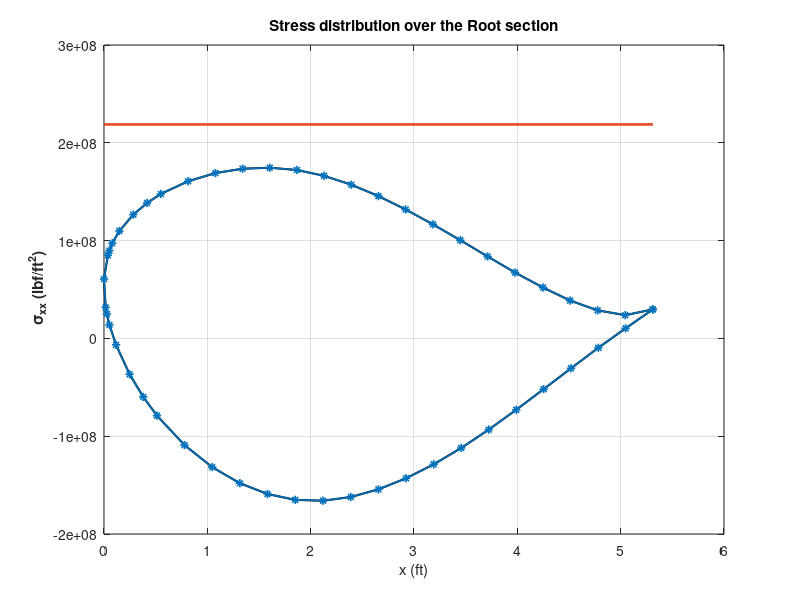

MATLAB code for this plot: (Note: this script raises an error after producing the figure.)
clc; clear all ;

%%
load('loads.mat') ;
a = load('n63415-il.dat') ;
c = 1.6190*3.28084 ;
z = -a(:,1)*c*0.01;
y = a(:,2)*c*0.01;
spar1_ytop = 0.1517*3.28084;
spar1_ybot = -0.08855*3.28084;
spar1_z = -0.3*c;
spar2_ytop = 0.09546*3.28084;
spar2_ybot = -0.031975*3.28084;
spar2_z = -0.7*c;
b1 = 0.10*(spar1_ytop - spar1_ybot);
b2 = 0.10*(spar2_ytop - spar2_ybot);

%% Thicknesses and Modulus
tw = 0.004*3.28084;
tf = tw/2; 
tsc = 5*0.002*3.28084;
hw1 = (spar1_ytop-spar1_ybot-2*(tf+tsc));
hw2 = (spar2_ytop-spar2_ybot-2*(tf+tsc));
E_al = 1.5351*10^9*32.1522; %lbf/ft^2 
E_steel = 4.2*10^9*32.1522; %lbf/ft^2 
E_star = E_steel/E_al;
ybar = [(spar1_ytop+spar1_ybot)/2,(spar2_ytop+spar2_ybot)/2];
zbar = [spar1_z,spar2_z];

%% Areas of individual parts
A1 = [b1*tsc,b1*tsc,b1*tf,b1*tf,tw*hw1];
A2 = [b2*tsc,b2*tsc,b2*tf,b2*tf,tw*hw2];
E = [E_steel,E_steel,E_al,E_al,E_al];
E_star_spar = (1/E_al).*E ;

%% Finding spar centroid
A_star_i = [dot(A1,E_star_spar),dot(A2,E_star_spar)];
Sigma_A_star = sum(A_star_i) ;
y_cent_spar = dot(A_star_i,ybar)/Sigma_A_star ;
z_cent_spar = dot(A_star_i,zbar)/Sigma_A_star;

%% Adding stringers
z_stinger=[z(12),z(9),z(40),z(43)]; % ,z(22),z(31),z(3),z(49)
y_stinger=[y(12),y(9),y(40),y(43)]; % ,y(22),y(31),y(3),y(49)
no_of_stringer = length(z_stinger) ;

%% Stringer centroid 
A_stringer = b1*tsc ; % in ft^2
E_star_stgr = E_steel/E_al ;
EA_stgr = A_stringer*E_star_stgr ;
Sigma_EA_stgr = no_of_stringer*EA_stgr ;
y_cent_stgr = EA_stgr*(sum(y_stinger))/(Sigma_EA_stgr) ;
z_cent_stgr = EA_stgr*(sum(z_stinger))/(Sigma_EA_stgr) ;

%% Centroid of spar and stringer
y_cent = (y_cent_spar*Sigma_A_star + y_cent_stgr*Sigma_EA_stgr)/(Sigma_A_star+Sigma_EA_stgr) ;
z_cent = (z_cent_spar*Sigma_A_star + z_cent_stgr*Sigma_EA_stgr)/(Sigma_A_star+Sigma_EA_stgr) ;


%% Finding Moment of Inertia for spars
Izz1 = 2*((E_star*(b1*tsc^3/12))+(A1(1)*E_star*((tsc+2*tf+hw1)/2)^2))+ 2*(((b1*tf^3/12))+(A1(3)*((tw/4)+(hw1/2))^2))+ (tw*hw1^3/12);
Iyy1 = 2*E_star*(tsc*b1^3/12)+2*(tf*b1^3/12)+ (hw1*tw^3/12);
Izz2 = 2*((E_star*(b2*tsc^3/12))+(A2(1)*E_star*((tsc+2*tf+hw1)/2)^2))+ 2*(((b2*tf^3/12))+(A2(3)*((tw/4)+(hw2/2))^2))+ (tw*hw2^3/12);
Iyy2 = 2*E_star*(tsc*b2^3/12)+2*(tf*b2^3/12)+ (hw2*tw^3/12);

%% MOI for stinger about neutral axis
Iyy_stingers = EA_stgr*( norm(z_stinger - z_cent*linspace(1,1,length(z_stinger))) )^2 ;
Izz_stingers = EA_stgr*( norm(y_stinger - y_cent*linspace(1,1,length(y_stinger))) )^2 ;
Iyz_stringer = EA_stgr*( dot((z_stinger - z_cent*linspace(1,1,length(z_stinger))),(y_stinger - y_cent*linspace(1,1,length(y_stinger)))) ) ;

%% Total MOI stringers + spars
Iyy_total=Iyy1+ (A_star_i(1))*(zbar(1)-z_cent)^2 + Iyy2+ (A_star_i(2))*(zbar(2)-z_cent)^2  + Iyy_stingers ;
Izz_total=Izz1+ (A_star_i(1))*(ybar(1)-y_cent)^2 + Izz2+ (A_star_i(2))*(ybar(2)-y_cent)^2  + Izz_stingers ;    
Iyz_total=((A_star_i(1))*(ybar(1)-y_cent)*(zbar(1)-z_cent) + (A_star_i(2))*(zbar(2)-z_cent)*(ybar(2)-y_cent))  + Iyz_stringer;

%% Finding V_xx, W_xx
A = [-E_al*Iyz_total,-E_al*Iyy_total ; E_al*Izz_total,E_al*Iyz_total];
M = [M_y_due_to_D(1),M_z_due_to_L(1)];

v = A\M';

%% Finding sigma_xx
F_S = 1.5 ;
epsilon_xx= (-(y-y_cent)*v(1)-(z-z_cent)*v(2));  %conversion from meter to feet
sigma_xx= F_S*E_al*epsilon_xx;
sigma_yield= 32.1522.*[6804000,6804000]; %lbf/ft^2 
z1=[-5.3117,0];

width_val = 1.5 ;
figure(6)
plot(-z,sigma_xx,'k','linewidth',width_val)
hold on ; 
plot(-z1,sigma_yield,'r','linewidth',width_val);
title('Stress distribution over the Root section');
xlabel('x (ft)');
ylabel('\bf \sigma_{xx} (lbf/ft^2)');
grid on

epsilon_xx = (-(y-y_cent)*v(1)-(z-z_cent)*v(2));  %conversion from meter to feet
sigma_xx = F_S*E_al*epsilon_xx;
sigma_yield = 32.1522.*[6804000,6804000]; %lbf/ft^2 
z1 = [-5.3117,0];

%% Plotting sigma_xx
figure(6)
plot(-z,sigma_xx,'-*', 'Linewidth', 1.2)
hold on ; 
plot(-z1,sigma_yield, 'Linewidth', 1.2);
grid on ;

ax = gca;
ax.FontSize = 14;
ax.XAxis.LineWidth = 1.2;
ax.YAxis.LineWidth = 1.2;
set(gcf, 'Position',  [100, 100, 900, 600]);
title('\sigma_{xx} distribution on the surface of the airfoil');
xlabel('x(ft)');
ylabel('\sigma_{xx}(in lbf/ft^2)');
